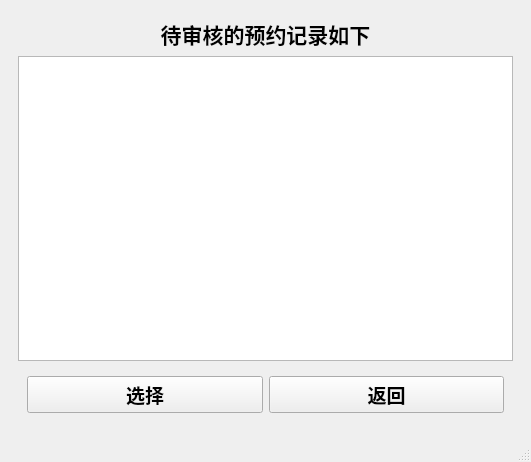
<?xml version="1.0" encoding="UTF-8"?>
<ui version="4.0">
 <class>TeacherWindow</class>
 <widget class="QMainWindow" name="TeacherWindow">
  <property name="geometry">
   <rect>
    <x>0</x>
    <y>0</y>
    <width>531</width>
    <height>462</height>
   </rect>
  </property>
  <property name="windowTitle">
   <string>MainWindow</string>
  </property>
  <widget class="QWidget" name="centralwidget">
   <layout class="QGridLayout" name="gridLayout">
    <item row="0" column="0">
     <widget class="QStackedWidget" name="stackedWidget">
      <property name="currentIndex">
       <number>1</number>
      </property>
      <widget class="QWidget" name="page">
       <layout class="QGridLayout" name="gridLayout_2">
        <item row="0" column="0">
         <spacer name="horizontalSpacer">
          <property name="orientation">
           <enum>Qt::Horizontal</enum>
          </property>
          <property name="sizeHint" stdset="0">
           <size>
            <width>40</width>
            <height>20</height>
           </size>
          </property>
         </spacer>
        </item>
        <item row="0" column="1">
         <widget class="QWidget" name="widget" native="true">
          <layout class="QVBoxLayout" name="verticalLayout">
           <item>
            <widget class="QPushButton" name="checkallpushButton">
             <property name="font">
              <font>
               <pointsize>14</pointsize>
               <weight>75</weight>
               <bold>true</bold>
              </font>
             </property>
             <property name="text">
              <string>查看所有预约</string>
             </property>
            </widget>
           </item>
           <item>
            <widget class="QPushButton" name="shenhepushButton">
             <property name="font">
              <font>
               <pointsize>14</pointsize>
               <weight>75</weight>
               <bold>true</bold>
              </font>
             </property>
             <property name="text">
              <string>审核预约</string>
             </property>
            </widget>
           </item>
           <item>
            <widget class="QPushButton" name="exitButton">
             <property name="font">
              <font>
               <pointsize>14</pointsize>
               <weight>75</weight>
               <bold>true</bold>
              </font>
             </property>
             <property name="text">
              <string>注销登录</string>
             </property>
            </widget>
           </item>
          </layout>
         </widget>
        </item>
        <item row="0" column="2">
         <spacer name="horizontalSpacer_2">
          <property name="orientation">
           <enum>Qt::Horizontal</enum>
          </property>
          <property name="sizeHint" stdset="0">
           <size>
            <width>40</width>
            <height>20</height>
           </size>
          </property>
         </spacer>
        </item>
       </layout>
      </widget>
      <widget class="QWidget" name="page_2">
       <layout class="QVBoxLayout" name="verticalLayout_2">
        <item>
         <widget class="QLabel" name="label">
          <property name="font">
           <font>
            <pointsize>16</pointsize>
            <weight>75</weight>
            <bold>true</bold>
           </font>
          </property>
          <property name="text">
           <string>待审核的预约记录如下</string>
          </property>
          <property name="alignment">
           <set>Qt::AlignCenter</set>
          </property>
         </widget>
        </item>
        <item>
         <widget class="QTextEdit" name="textEdit"/>
        </item>
        <item>
         <widget class="QWidget" name="widget_2" native="true">
          <layout class="QHBoxLayout" name="horizontalLayout">
           <item>
            <widget class="QPushButton" name="choosepushButton">
             <property name="font">
              <font>
               <pointsize>14</pointsize>
               <weight>75</weight>
               <bold>true</bold>
              </font>
             </property>
             <property name="text">
              <string>选择</string>
             </property>
            </widget>
           </item>
           <item>
            <widget class="QPushButton" name="exitpushButton">
             <property name="font">
              <font>
               <pointsize>14</pointsize>
               <weight>75</weight>
               <bold>true</bold>
              </font>
             </property>
             <property name="text">
              <string>返回</string>
             </property>
            </widget>
           </item>
          </layout>
         </widget>
        </item>
       </layout>
      </widget>
     </widget>
    </item>
   </layout>
  </widget>
  <widget class="QMenuBar" name="menubar">
   <property name="geometry">
    <rect>
     <x>0</x>
     <y>0</y>
     <width>531</width>
     <height>23</height>
    </rect>
   </property>
  </widget>
  <widget class="QStatusBar" name="statusbar"/>
 </widget>
 <resources/>
 <connections/>
</ui>
